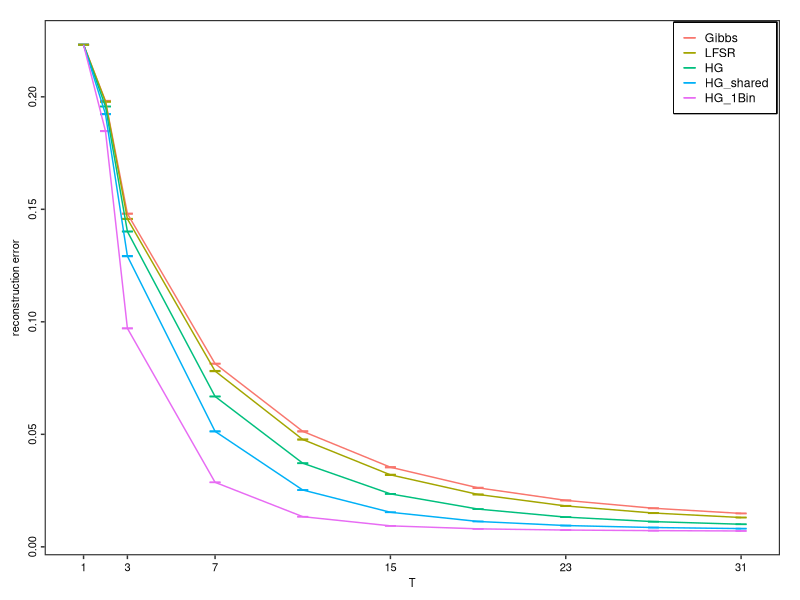

Recreate this plot in R.
library(dplyr)
library(ggplot2)
library(foreach)
library(grid)
library(gridExtra)

Nheader=2;
#settings<-read.table("out_settings.txt", nrows=1,stringsAsFactors=F);
#out_filename=(settings[1,1]);
settings<-read.table("out_settings.txt", skip=0,nrows=Nheader);
Tmax=(settings[1,1])
K=(settings[2,1])


settings<-read.table("out_settings.txt", skip=Nheader, nrows=1, colClasses=rep("character",K));
edge_names=settings[1,]
data<-as.data.frame(t(read.table("result1.csv",sep=","))[1:Tmax,]);
colnames(data)=settings;

data2 = data %>%
 tidyr::gather(key, value, -time) %>% 
 tidyr::separate(key, c("algorithm_ab","name"), sep='\\$') %>% 
 tidyr::separate(algorithm_ab, c("algorithm","algorithmb"), sep='-', remove=FALSE) %>% 
 tidyr::spread(key=name, value=value);

data2$"algorithmb"[is.na(data2$"algorithmb")] <- "mean";

data2 <- data2 %>% transform(algorithm= factor(algorithm, levels = c("Gibbs","LFSR","HG","HG_shared","HG_1Bin")))

errors <- aes(ymax = mean + std, ymin = mean - std)
gp = ggplot(data2, aes(x=time,y=mean,group=algorithm,colour=algorithm));
gp <- gp + geom_errorbar(errors, width = 0.5) + geom_path() 
gp <- gp + scale_x_continuous(breaks=c(1,3,7,15,23,31)) + xlab("T") + ylab("reconstruction error");
gp <- gp + theme_bw(base_family = "Helvetica") + theme(plot.margin=margin(0.2,0.2,0.1,0.1, "in"), axis.title=element_text(size=8),axis.text=element_text(size=8,colour="Black"),axis.text.y=element_text(angle = 90,hjust=0.5), panel.grid=element_line(linetype=0), panel.border=element_rect(size=0.8),legend.title=element_blank(), legend.key.size=unit(0.15, "in"), legend.justification=c(1,1), legend.position=c(0.995,0.995), legend.background = element_rect(fill="white"), legend.box.background = element_rect(fill = NULL, size=0.8), legend.box.margin = margin(.2,.2,.2,.2))
#gp <- gp + ylim(c(0,0.01));
ggsave(file = "resultMPEG.eps", plot = gp, width = 3.3, height=3.3)
